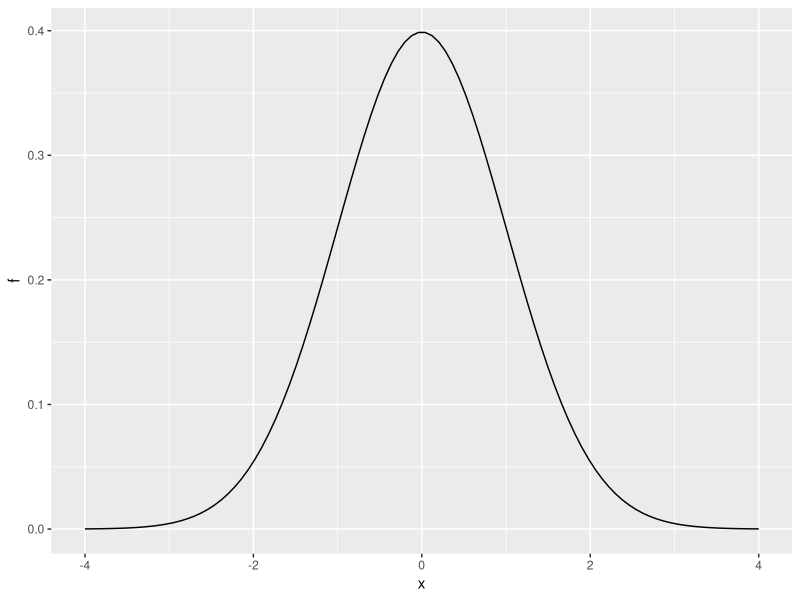
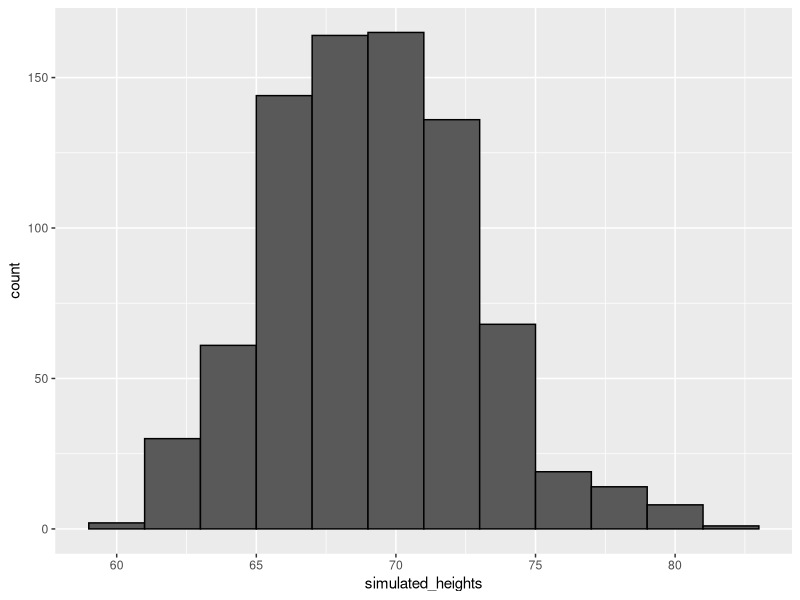

The R script that drew these images, in order:
library(tidyverse)
library(dslabs)
data(heights)
x <- heights %>% filter(sex=="Male") %>% pull(height)
x

F <- function(a) mean(x <= a)
1 - F(70)
F(70)

mean(x <= 68.5) - mean(x <= 67.5)
mean(x <= 69.5) - mean(x <= 68.5)
mean(x <= 70.5) - mean(x <= 69.5)

# probabilities in normal approximation match well
pnorm(68.5, mean(x), sd(x)) - pnorm(67.5, mean(x), sd(x))
pnorm(69.5, mean(x), sd(x)) - pnorm(68.5, mean(x), sd(x))
pnorm(70.5, mean(x), sd(x)) - pnorm(69.5, mean(x), sd(x))

# probabilities in actual data over other ranges don't match normal approx as well
mean(x <= 70.9) - mean(x <= 70.1)
pnorm(70.9, mean(x), sd(x)) - pnorm(70.1, mean(x), sd(x))

x <- seq(-4, 4, length = 100)
data.frame(x, f = dnorm(x)) %>%
  ggplot(aes(x, f)) +
  geom_line()

x <- heights %>% filter(sex=="Male") %>% pull(height)

# generate simulated height data using normal distribution - both datasets should have n observations
n <- length(x)
avg <- mean(x)
s <- sd(x)
simulated_heights <- rnorm(n, avg, s)

# plot distribution of simulated_heights
data.frame(simulated_heights = simulated_heights) %>%
  ggplot(aes(simulated_heights)) +
  geom_histogram(color="black", binwidth = 2)

B <- 10000
tallest <- replicate(B, {
  simulated_data <- rnorm(800, avg, s)    # generate 800 normally distributed random heights
  max(simulated_data)    # determine the tallest height
})
mean(tallest >= 7*12) 
